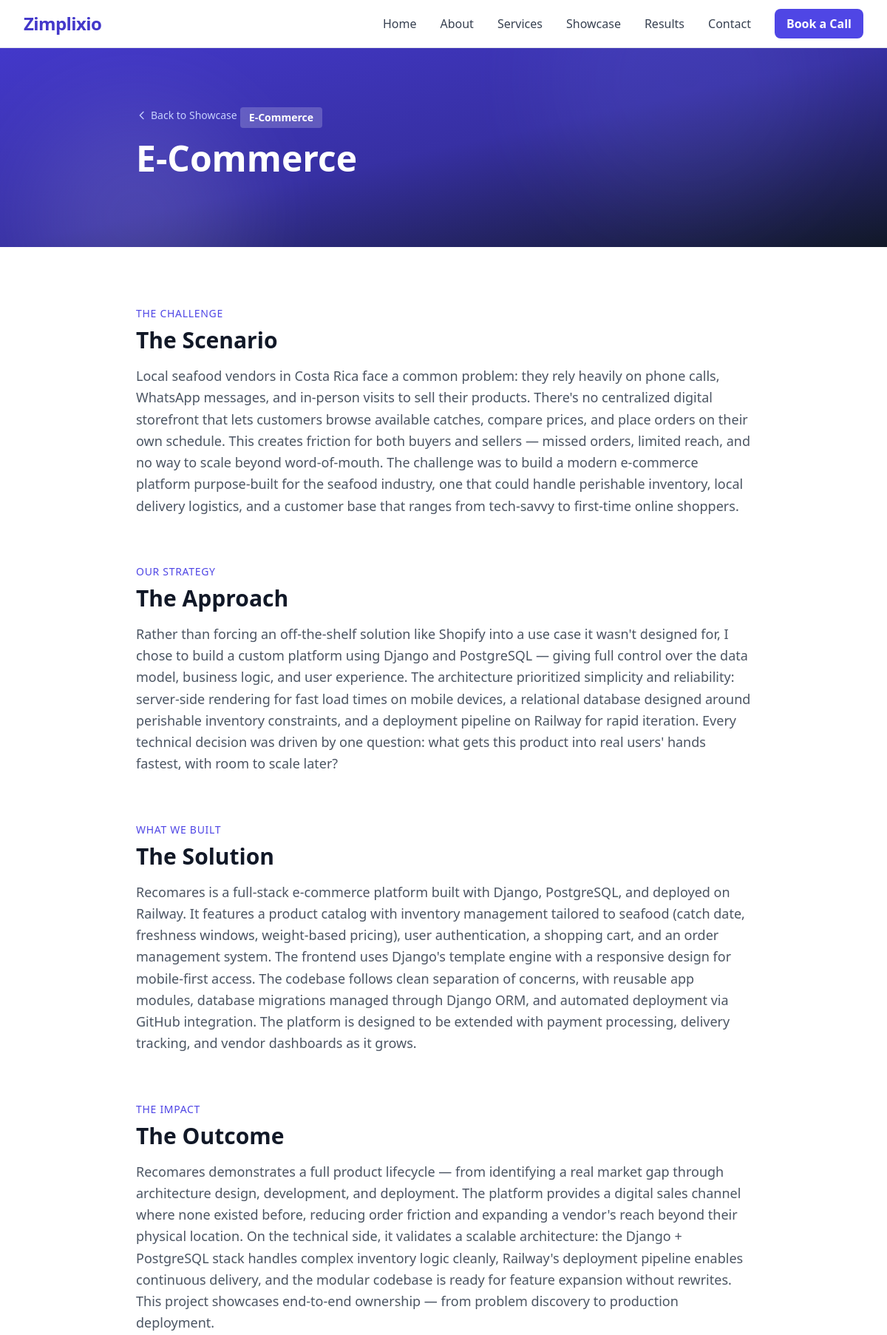
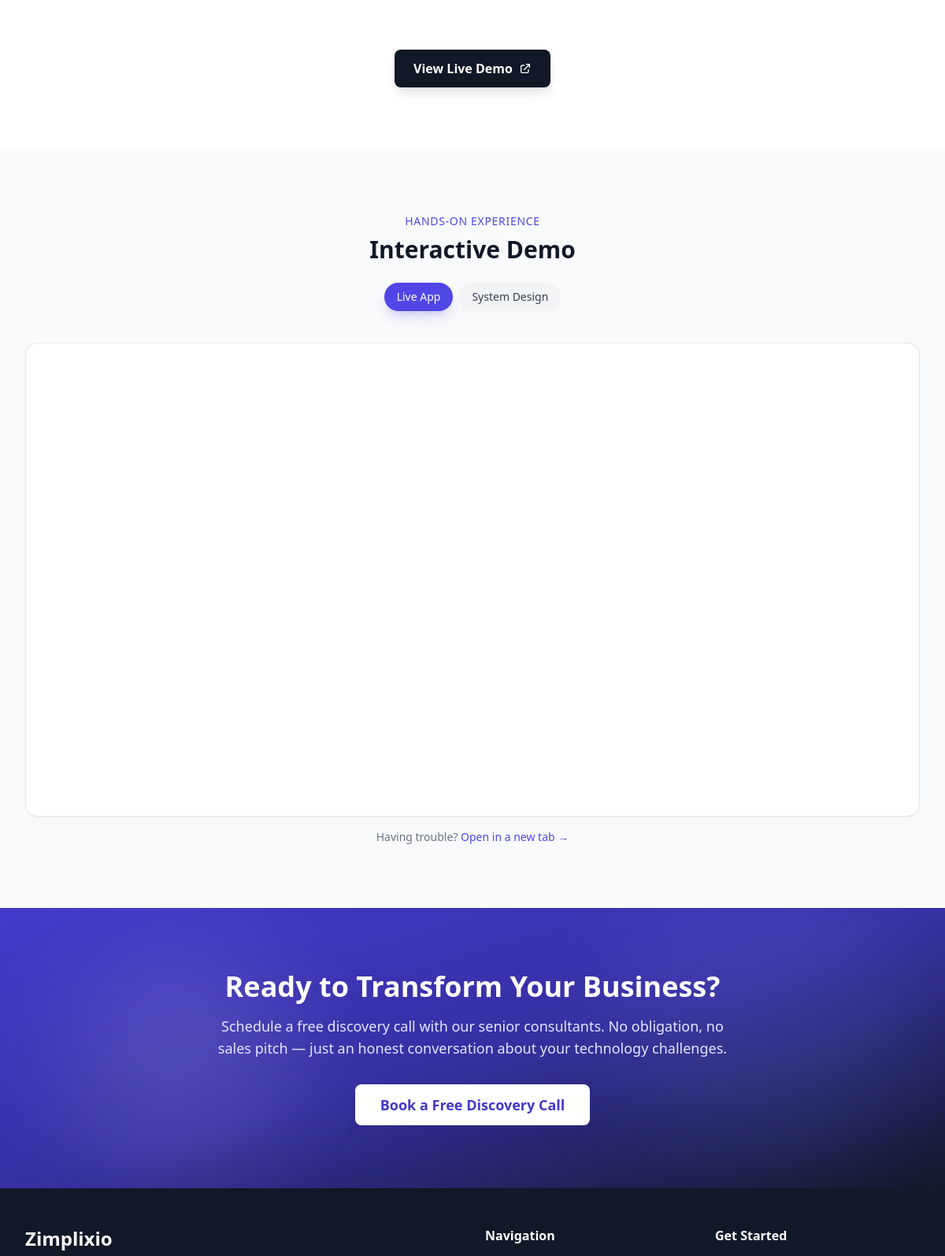
/showcase/e-commerce/ (upper part), run on the app's committed database (2 pictures, top to bottom).
### showcase/models.py (models this page shows, shortened)
class ShowcaseProject(models.Model):
    INDUSTRY_CHOICES = [
        ('automotive', 'Automotive'),
        ('healthcare', 'Healthcare'),
        ('ecommerce', 'E-Commerce'),
        ('cross-industry', 'Cross-Industry'),
    ]
    title = models.CharField(max_length=200)
    slug = models.SlugField(max_length=200, unique=True)
    summary = models.TextField(help_text="Short summary for gallery cards.")
    business_problem = models.TextField(help_text="The Scenario — what challenge did the client face?")
    approach = models.TextField(help_text="The Approach — how did we tackle it?")
    solution_description = models.TextField(help_text="The Solution — what was built/delivered?")
    architecture_diagram = models.ImageField(upload_to='showcase/diagrams/', blank=True)
    outcomes = models.TextField(help_text="The Outcome — measurable results.")
    demo_url = models.URLField(blank=True)
    live_demo_url = models.URLField(blank=True, help_text="URL to embed in an interactive iframe demo.")
    system_design_url = models.URLField(blank=True, help_text="URL for the system-design view toggle.")
    thumbnail = models.ImageField(upload_to='showcase/thumbnails/', blank=True)
    industry = models.CharField(max_length=20, choices=INDUSTRY_CHOICES, default='cross-industry')
    tech_tags = models.ManyToManyField(TechTag, blank=True, related_name='projects')
    is_published = models.BooleanField(default=False)
    order = models.PositiveIntegerField(default=0)
    created_at = models.DateTimeField(auto_now_add=True)
    updated_at = models.DateTimeField(auto_now=True)
    class Meta:
        ordering = ['order', '-created_at']

### showcase/views.py (the view)
# urls.py: path('<slug:slug>/', views.ShowcaseDetailView.as_view(), name='detail'),
class ShowcaseDetailView(DetailView):
    model = ShowcaseProject
    template_name = 'showcase/detail.html'
    context_object_name = 'project'
    def get_queryset(self):
        return ShowcaseProject.objects.filter(is_published=True).prefetch_related('tech_tags', 'screenshots')

### core/context_processors.py (called while the page is built)
def site_context(request):
    context = {
        'site_name': 'Zimplixio',
        'site_tagline': 'Enterprise-Grade Solutions for Growing Businesses',
    }
    try:
        from metrics.models import NPSMetric
        active = NPSMetric.objects.filter(is_active=True).first()
        if active:
            context['nps_score'] = active.score
            context['nps_total_responses'] = active.total_responses
    except Exception:
        pass
    return context

### templates/showcase/detail.html (shortened to what this page needs)
{% extends "base.html" %}
{% load static %}
{% block content %}
<section class="relative bg-gradient-to-br from-indigo-700 via-indigo-800 to-gray-900 py-20 overflow-hidden">
  <div class="absolute inset-0 opacity-10">
    <div class="absolute top-20 left-10 w-72 h-72 bg-white rounded-full blur-3xl"></div>
    <div class="absolute bottom-10 right-20 w-96 h-96 bg-indigo-400 rounded-full blur-3xl"></div>
  </div>
  <div class="max-w-4xl mx-auto px-4 sm:px-6 lg:px-8 relative z-10">
    <a href="{% url 'showcase:gallery' %}" class="inline-flex items-center text-indigo-200 hover:text-white mb-6 transition-colors text-sm" data-aos="fade-right" data-aos-duration="600">
      <svg class="w-4 h-4 mr-1" fill="none" viewBox="0 0 24 24" stroke="currentColor"><path stroke-linecap="round" stroke-linejoin="round" stroke-width="2" d="M15 19l-7-7 7-7"/></svg>
      Back to Showcase
    </a>
    <span class="inline-block px-3 py-1 bg-white/20 text-white text-sm font-semibold rounded mb-4" data-aos="fade-up" data-aos-duration="600">{{ project.get_industry_display }}</span>
    <h1 class="text-3xl md:text-4xl lg:text-5xl font-bold text-white mb-4" data-aos="fade-up" data-aos-duration="800">{{ project.title }}</h1>
  </div>
</section>
<article class="py-20">
  <div class="max-w-4xl mx-auto px-4 sm:px-6 lg:px-8 space-y-16">
    <section data-aos="fade-up">
      <p class="text-indigo-600 font-medium tracking-wider uppercase text-sm mb-2">The Challenge</p>
      <h2 class="text-2xl md:text-3xl font-bold text-gray-900 mb-4">The Scenario</h2>
      <p class="text-gray-600 text-lg leading-relaxed">{{ project.business_problem }}</p>
    </section>
    <section data-aos="fade-up">
      <p class="text-indigo-600 font-medium tracking-wider uppercase text-sm mb-2">Our Strategy</p>
      <h2 class="text-2xl md:text-3xl font-bold text-gray-900 mb-4">The Approach</h2>
      <p class="text-gray-600 text-lg leading-relaxed">{{ project.approach }}</p>
    </section>
    <section data-aos="fade-up">
      <p class="text-indigo-600 font-medium tracking-wider uppercase text-sm mb-2">What We Built</p>
      <h2 class="text-2xl md:text-3xl font-bold text-gray-900 mb-4">The Solution</h2>
      <p class="text-gray-600 text-lg leading-relaxed mb-6">{{ project.solution_description }}</p>
    </section>
    <section data-aos="fade-up">
      <p class="text-indigo-600 font-medium tracking-wider uppercase text-sm mb-2">The Impact</p>
      <h2 class="text-2xl md:text-3xl font-bold text-gray-900 mb-4">The Outcome</h2>
      <p class="text-gray-600 text-lg leading-relaxed">{{ project.outcomes }}</p>
    </section>
    {% if project.demo_url %}
    <div class="text-center" data-aos="fade-up">
      <a href="{{ project.demo_url }}" target="_blank" rel="noopener noreferrer" class="inline-flex items-center px-6 py-3 bg-gray-900 text-white font-semibold rounded-lg hover:bg-gray-800 transition-colors shadow-lg">
        View Live Demo
        <svg class="w-4 h-4 ml-2" fill="none" viewBox="0 0 24 24" stroke="currentColor"><path stroke-linecap="round" stroke-linejoin="round" stroke-width="2" d="M10 6H6a2 2 0 00-2 2v10a2 2 0 002 2h10a2 2 0 002-2v-4M14 4h6m0 0v6m0-6L10 14"/></svg>
      </a>
    </div>
    {% endif %}
  </div>
</article>
{% if project.live_demo_url %}
<section class="py-20 bg-gray-50" data-aos="fade-up">
  <div class="max-w-7xl mx-auto px-4 sm:px-6 lg:px-8">
    <div class="text-center mb-10">
      <p class="text-indigo-600 font-medium tracking-wider uppercase text-sm mb-2">Hands-On Experience</p>
      <h2 class="text-2xl md:text-3xl font-bold text-gray-900 mb-6">Interactive Demo</h2>
      <div class="flex flex-wrap gap-2 justify-center">
        <button class="demo-toggle px-4 py-2 rounded-full text-sm font-medium transition-colors bg-indigo-600 text-white shadow-lg shadow-indigo-600/20" data-url="{{ project.live_demo_url }}">
          Live App
        </button>
        {% if project.system_design_url %}
        <button class="demo-toggle px-4 py-2 rounded-full text-sm font-medium transition-colors bg-gray-100 text-gray-700 hover:bg-gray-200" data-url="{{ project.system_design_url }}">
          System Design
        </button>
        {% endif %}
      </div>
    </div>
    <div class="relative bg-white rounded-2xl border border-gray-200 shadow-sm overflow-hidden">
      <iframe id="demo-iframe" src="{{ project.live_demo_url }}" class="w-full" style="height: 600px;" sandbox="allow-scripts allow-same-origin allow-forms allow-popups" loading="lazy" title="Interactive demo of {{ project.title }}"></iframe>
    </div>
    <p class="text-center mt-4 text-sm text-gray-500">
      Having trouble? <a href="{{ project.live_demo_url }}" target="_blank" rel="noopener noreferrer" class="text-indigo-600 hover:text-indigo-800 font-medium">Open in a new tab &rarr;</a>
    </p>
  </div>
</section>
{% endif %}
{% include "partials/_cta_section.html" %}
{% endblock %}

### templates/base.html (shortened to what this page needs)
{% load static %}
<!DOCTYPE html>
<html lang="en">
<head>
  <script src="https://cdn.tailwindcss.com"></script>
  <link rel="stylesheet" href="https://unpkg.com/aos@2.3.4/dist/aos.css">
  <link rel="stylesheet" href="{% static 'css/main.css' %}">
</head>
<body class="min-h-screen flex flex-col bg-white text-gray-900 antialiased">
  {% include "partials/_header.html" %}
  <main class="flex-1">
    {% block content %}{% endblock %}
  </main>
  {% include "partials/_footer.html" %}
</body>
</html>

### templates/partials/_header.html (shortened to what this page needs)
<header class="sticky top-0 z-50 bg-white/95 backdrop-blur-sm border-b border-gray-200" x-data="{ mobileOpen: false }">
  <nav class="max-w-7xl mx-auto px-4 sm:px-6 lg:px-8">
    <div class="flex items-center justify-between h-16">
      <a href="{% url 'pages:home' %}" class="text-2xl font-bold text-indigo-700 tracking-tight">
        Zimplixio
      </a>
      <div class="hidden md:flex items-center space-x-8">
        <a href="{% url 'pages:home' %}" class="text-gray-700 hover:text-indigo-600 font-medium transition-colors">Home</a>
        <a href="{% url 'pages:about' %}" class="text-gray-700 hover:text-indigo-600 font-medium transition-colors">About</a>
        <a href="{% url 'services:services' %}" class="text-gray-700 hover:text-indigo-600 font-medium transition-colors">Services</a>
        <a href="{% url 'showcase:gallery' %}" class="text-gray-700 hover:text-indigo-600 font-medium transition-colors">Showcase</a>
        <a href="{% url 'metrics:results' %}" class="text-gray-700 hover:text-indigo-600 font-medium transition-colors">Results</a>
        <a href="{% url 'pages:contact' %}" class="text-gray-700 hover:text-indigo-600 font-medium transition-colors">Contact</a>
        <a href="{% url 'booking:book' %}" class="inline-flex items-center px-4 py-2 bg-indigo-600 text-white font-semibold rounded-lg hover:bg-indigo-700 transition-colors">
          Book a Call
        </a>
      </div>
    </div>
  </nav>
</header>

### templates/partials/_cta_section.html
<section class="relative bg-gradient-to-br from-indigo-700 via-indigo-800 to-gray-900 py-20 overflow-hidden">
  <div class="absolute inset-0 opacity-10">
    <div class="absolute top-10 left-20 w-72 h-72 bg-white rounded-full blur-3xl"></div>
    <div class="absolute bottom-10 right-10 w-96 h-96 bg-indigo-400 rounded-full blur-3xl"></div>
  </div>
  <div class="max-w-4xl mx-auto px-4 sm:px-6 lg:px-8 text-center relative z-10">
    <h2 class="text-3xl md:text-4xl font-bold text-white mb-4" data-aos="fade-up">Ready to Transform Your Business?</h2>
    <p class="text-indigo-100 text-lg mb-8 max-w-2xl mx-auto" data-aos="fade-up" data-aos-delay="100">
      Schedule a free discovery call with our senior consultants. No obligation, no sales pitch — just an honest conversation about your technology challenges.
    </p>
    <a href="{% url 'booking:book' %}" class="inline-flex items-center px-8 py-3 bg-white text-indigo-700 font-bold rounded-lg hover:bg-indigo-50 transition-colors text-lg shadow-lg shadow-indigo-900/20" data-aos="fade-up" data-aos-delay="200">
      Book a Free Discovery Call
    </a>
  </div>
</section>

### templates/partials/_footer.html (shortened to what this page needs)
<footer class="bg-gray-900 text-gray-300">
  <div class="max-w-7xl mx-auto px-4 sm:px-6 lg:px-8 py-12">
    <div class="grid grid-cols-1 md:grid-cols-4 gap-8">
      <div class="md:col-span-2">
        <span class="text-2xl font-bold text-white">Zimplixio</span>
      </div>
      <div>
        <h3 class="text-white font-semibold mb-4">Navigation</h3>
      </div>
      <div>
        <h3 class="text-white font-semibold mb-4">Get Started</h3>
      </div>
    </div>
  </div>
</footer>

### static/css/main.css (style rules this page uses)
html { scroll-behavior: smooth; }

### data on the page
ShowcaseProject: industry "E-Commerce", title "E-Commerce", business_problem "Local seafood vendors in Costa Rica face a common problem: they rely heavily on phone calls, WhatsApp messages, and in-person visits to sell their products. There's no centralized digital storefront that lets customers browse available catches, compare prices, and place orders on their own schedule. This creates friction for both buyers and sellers — missed orders, limited reach, and no way to scale beyond word-of-mouth. The challenge was to build a modern e-commerce platform purpose-built for the seafood industry, one that could handle perishable inventory, local delivery logistics, and a customer base that ranges from tech-savvy to first-time online shoppers.", approach "Rather than forcing an off-the-shelf solution like Shopify into a use case it wasn't designed for, I chose to build a custom platform using Django and PostgreSQL — giving full control over the data model, business logic, and user experience. The architecture prioritized simplicity and reliability: server-side rendering for fast load times on mobile devices, a relational database designed around perishable inventory constraints, and a deployment pipeline on Railway for rapid iteration. Every technical decision was driven by one question: what gets this product into real users' hands fastest, with room to scale later?", solution_description "Recomares is a full-stack e-commerce platform built with Django, PostgreSQL, and deployed on Railway. It features a product catalog with inventory management tailored to seafood (catch date, freshness windows, weight-based pricing), user authentication, a shopping cart, and an order management system. The frontend uses Django's template engine with a responsive design for mobile-first access. The codebase follows clean separation of concerns, with reusable app modules, database migrations managed through Django ORM, and automated deployment via GitHub integration. The platform is designed to be extended with payment processing, delivery tracking, and vendor dashboards as it grows.", outcomes "Recomares demonstrates a full product lifecycle — from identifying a real market gap through architecture design, development, and deployment. The platform provides a digital sales channel where none existed before, reducing order friction and expanding a vendor's reach beyond their physical location. On the technical side, it validates a scalable architecture: the Django + PostgreSQL stack handles complex inventory logic cleanly, Railway's deployment pipeline enables continuous delivery, and the modular codebase is ready for feature expansion without rewrites. This project showcases end-to-end ownership — from problem discovery to production deployment."
